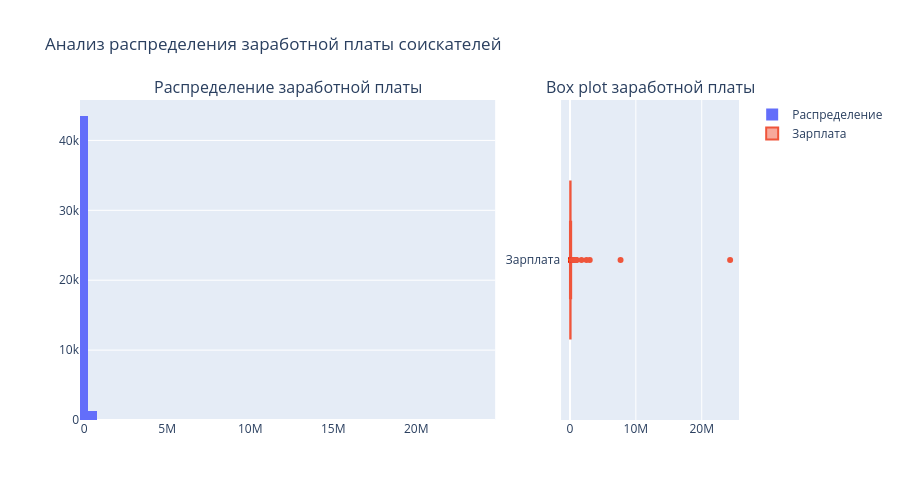

Source (notebook cell):
### Markdown cell above
3. Постройте распределение признака **"ЗП (руб)"**. Опишите данное распределение, отвечая на следующие вопросы: каковы предельные значения признака, в каком примерном интервале находится заработная плата большинства соискателей? Есть ли аномалии для признака возраста? Обратите внимание на гигантские размеры желаемой заработной платы.
*Совет: постройте гистограмму и коробчатую диаграмму рядом.*

### Code cell
fig = make_subplots(rows=1, cols=2, subplot_titles=('Распределение заработной платы', 'Box plot заработной платы'),
                   column_widths=[0.7, 0.3])

fig.add_trace(
    go.Histogram(x=data['ЗП (руб)'], nbinsx=50, name='Распределение'),
    row=1, col=1
)

fig.add_trace(
    go.Box(x=data['ЗП (руб)'], name='Зарплата'),
    row=1, col=2
)

fig.update_layout(title_text="Анализ распределения заработной платы соискателей", height=500)
fig.show()

salary_stats = data['ЗП (руб)'].describe()

print(f"Минимальная ЗП: {salary_stats['min']:,.0f} руб")
print(f"Максимальная ЗП: {salary_stats['max']:,.0f} руб")
print(f"Средняя ЗП: {salary_stats['mean']:,.0f} руб")
print(f"Медианная ЗП: {salary_stats['50%']:,.0f} руб")
print(f"Стандартное отклонение: {salary_stats['std']:,.0f} руб")

print(f"\nИнтервалы заработной платы:")
print(f"25-75% перцентиль: {salary_stats['25%']:,.0f} - {salary_stats['75%']:,.0f} руб")
print(f"10-90% перцентиль: {data['ЗП (руб)'].quantile(0.1):,.0f} - {data['ЗП (руб)'].quantile(0.9):,.0f} руб")

### Figure 1 — Plotly figure (JSON) as saved in the notebook; plotly's stock layout.template omitted (floating-point values rounded to 4 significant figures; data arrays with more than 128 entries replaced by an {"elided": "..."} marker saying what was removed)
{"data": [{"name": "Распределение", "nbinsx": 50, "type": "histogram", "x": {"elided": "44744 float values"}, "xaxis": "x", "yaxis": "y"}, {"name": "Зарплата", "type": "box", "x": {"elided": "44744 float values"}, "xaxis": "x2", "yaxis": "y2"}], "layout": {"annotations": [{"font": {"size": 16}, "showarrow": false, "text": "Распределение заработной платы", "x": 0.315, "xanchor": "center", "xref": "paper", "y": 1, "yanchor": "bottom", "yref": "paper"}, {"font": {"size": 16}, "showarrow": false, "text": "Box plot заработной платы", "x": 0.865, "xanchor": "center", "xref": "paper", "y": 1, "yanchor": "bottom", "yref": "paper"}], "height": 500, "title": {"text": "Анализ распределения заработной платы соискателей"}, "xaxis": {"anchor": "y", "domain": [0, 0.63]}, "xaxis2": {"anchor": "y2", "domain": [0.73, 1]}, "yaxis": {"anchor": "x", "domain": [0, 1]}, "yaxis2": {"anchor": "x2", "domain": [0, 1]}}}
